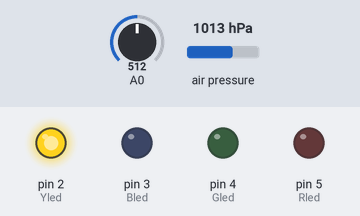
The sketch below on a simulated Arduino Nano, built with avr-gcc and run on an emulated ATmega328P. Parts: output pins drawn as LEDs (lit = HIGH). The inputs (shaded band) are chosen by the test bench; at power-on: A0 = 512, air pressure 1013 hPa. What the sketch prints to the serial monitor is not drawn.

Above: at 0.1 s.
Timing chart, 0 to 1.6 s (numbered marks = the images above):
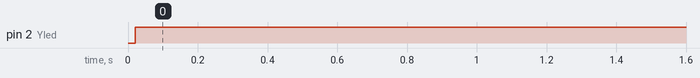

Measured:
- by itself, pin 2 (Yled): LOW → HIGH at 0.02 s

The sketch:

Barometer_Mechanical_gage4.ino
```cpp
//Barometer Mechanical  gauge , This works , It displays In/Hg  and Millibars
//
// To correct the barometer for  altitude above sea level use the 10 turn potentiometer to adjust the meter to read what your local barormeter setting. That can be obtained from your local airport or cell phone
// //
//This BMP180 board/chip uses I2C 7-bit address 0x77.
// The MCP4725 default address is 0x62
//This is now setup for the AT Nano
//Rev 2 added a gain correction term to compensate for 5% resistors in the voltage scaling op amp circuit
// Rev 4 - Added Led trend lights. Timer set for 1 Hr update.

#include <Adafruit_MCP4725.h>
#include <Adafruit_BMP085.h>
#include <Wire.h>
int  Timer=0;
int Timermax= 3600; //How many seconds for LED update - 3600 = 1 hr

//Variables
double  History[11]; //Declare history array
double old=29.92 ;
double newx=29.92;

// these are a required variables for the graphing functions
 Adafruit_BMP085 bmp; // Start BMP,  This also works for the BMP180
Adafruit_MCP4725 dac; //open the DAC


void setup() {

  Serial.begin(9600);
#define potmeterPin A0;  //Potentiometer is now on A0 , this is the offset voltage to compensate for altitude above sealevel

// Set up BMP085

  if (!bmp.begin()) {
  Serial.println("Could not find a valid BMP085 sensor, check wiring!");
  while (1) {}}
 //setup the DAC
//Adafruit_MCP4725 dac; //open the DAC
#define DAC_RESOLUTION    (9) //  This can't be more than 9. The DAC is 12 bits but the statement requires 9 to work
 dac.begin(0x62);
 if (!dac.begin()) {
  Serial.println("Could not find a valid DAC sensor, check wiring!");
  while (1) {}}
}


void loop(void) {

   Serial.begin(9600);
   delay (20);

int Gled = 4 ; //green led on pin D2
int Rled = 5; //Red led on pin D3
int Yled = 2; //yellow led on D4
int Bled = 3; //blue led on D5

/* These LEDs were used in a previous sketch to indicate pressure rising and falling over the previous hour. I left them in in casu you want to use them
 You will need to hook up a LED in series with a 220 resistor .
 Green = pressure rising
 Red = pressure falling
 Yellow means the pressure change is less than 0.02 " of Hg
 Blue = pressure change was > 0.06 in of HG
 */
pinMode(Gled,OUTPUT);
pinMode(Rled,OUTPUT);
pinMode(Yled,OUTPUT);
pinMode(Bled,OUTPUT);

digitalWrite (Yled ,HIGH);  //To show led work
double p = analogRead(A0); //Potientiometer input for altitude offset
 double Offset = ((p/1024)*5)-1; //map pot to in of Hg ofset
double Q=(bmp.readPressure()); //read the pressure from the barometer in pascals
 double  PS = Q*0.0002953;  //convert pressue pascals to in"
double PSNEW = PS;
 Serial.print("Pressure = ");
 delay (10);
 Serial.print(PS);
  delay (10);
 Serial.println ("in/Hg");
  delay (10);
 PS = PS + Offset;  //Correct the pressure reading for your altitude

  Serial.print ("corrected pressure =");
 Serial.println(PS);
 delay (500);
  //Convert the scale to 0-4" of mercury
 PS=PS-28.00;
 // Correct the op amp gain/slope for the crummy 5% resistors I used for the op amp scaling circuit. My correction factor is 1.6%
 // To figure your gain factor correcton you will need to set the DAC to ~ 1V then ~ 5V and look at the difference in the slope of the meter readings.
 // To avoid this hassle use 1% resistors for R5 and R4 and set the correction factor below to 1.000
 PS=PS *1.016 ;
   //Convert the pressure to an integer to scale it to the meter multiply by 100 This is so we can use the map function which only handles integers
 int psi = PS*100;
 //Map the barometric pressure to the meter movement. 0in/Hg = 0v ,4 in/Hg = 6 V
 int m = map(psi,0,400,0,4095);  // m is the needle position it needs to be an integer
// char prs [6]; //declare buffer ps
//write the pressure to the DAC
 Serial.print("DAC Voltage =");
  delay (10);
Serial.println(m);
 delay (10);
 dac.setVoltage(m,false); //This writes the dac voltage value 0= 0 0V, 4095 =6V
 delay(250);

// Below is the LED control if we want to set LEDs for pressure change over the last hour


 Timer=Timer+1 ;
 Serial.print("Timer=");
  Serial.println (Timer);
  delay (20);
 if (Timer>Timermax) {

    // timer check at 36 sec for now
 // below code is to set LEDS based on recent pressure changes
 // Really need some hystersis and timer should be 3600
  old=newx; // Shift the pressure
  Timer=0;// reset the timer
  newx=PSNEW; //write the pressure to the new value
  //digitalWrite (Gled ,LOW);
   if (old==newx ) {
  digitalWrite (Gled ,LOW);
  digitalWrite  (Rled, LOW);
 digitalWrite (Yled,HIGH);
 digitalWrite (Bled,LOW);
   }  //end of old==new if
   if (old < newx){
 digitalWrite (Gled ,HIGH);
 digitalWrite  (Rled, LOW);
 digitalWrite (Yled,LOW);
 digitalWrite (Bled,LOW);
 } //end of old< new if
 if (old > newx){
  digitalWrite (Gled ,LOW);
  digitalWrite  (Rled, HIGH);
 digitalWrite (Yled,LOW);
 digitalWrite (Bled,LOW);
 } //end of old> new if
 float delta= (old-newx);
 if (abs( delta) > .06) {    // If the change in the last hour is big turn on blue led
 digitalWrite (Bled, HIGH);
 }  // end of change > .06 InHg
  //Write the LED values
  //Serial.print ("G,R,Y,B" );
  //delay(10);
  //Serial.println (Gled);
  //delay (10);


  }  //end of timer loop
  }  // end of picture loop
```
